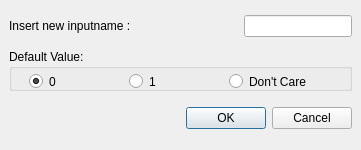
<?xml version="1.0" encoding="UTF-8"?>
<ui version="4.0">
 <class>inputnameselect</class>
 <widget class="QDialog" name="inputnameselect">
  <property name="geometry">
   <rect>
    <x>0</x>
    <y>0</y>
    <width>361</width>
    <height>150</height>
   </rect>
  </property>
  <property name="sizePolicy">
   <sizepolicy hsizetype="Preferred" vsizetype="Preferred">
    <horstretch>0</horstretch>
    <verstretch>0</verstretch>
   </sizepolicy>
  </property>
  <property name="minimumSize">
   <size>
    <width>361</width>
    <height>150</height>
   </size>
  </property>
  <property name="maximumSize">
   <size>
    <width>361</width>
    <height>150</height>
   </size>
  </property>
  <property name="windowTitle">
   <string>Inputname</string>
  </property>
  <property name="sizeGripEnabled">
   <bool>false</bool>
  </property>
  <layout class="QVBoxLayout">
   <property name="spacing">
    <number>6</number>
   </property>
   <property name="leftMargin">
    <number>9</number>
   </property>
   <property name="topMargin">
    <number>9</number>
   </property>
   <property name="rightMargin">
    <number>9</number>
   </property>
   <property name="bottomMargin">
    <number>9</number>
   </property>
   <item>
    <layout class="QHBoxLayout">
     <property name="spacing">
      <number>6</number>
     </property>
     <property name="leftMargin">
      <number>0</number>
     </property>
     <property name="topMargin">
      <number>0</number>
     </property>
     <property name="rightMargin">
      <number>0</number>
     </property>
     <property name="bottomMargin">
      <number>0</number>
     </property>
     <item>
      <widget class="QLabel" name="label">
       <property name="text">
        <string>Insert new inputname :</string>
       </property>
      </widget>
     </item>
     <item>
      <spacer>
       <property name="orientation">
        <enum>Qt::Horizontal</enum>
       </property>
       <property name="sizeHint" stdset="0">
        <size>
         <width>40</width>
         <height>20</height>
        </size>
       </property>
      </spacer>
     </item>
     <item>
      <widget class="QLineEdit" name="lineEditInput">
       <property name="toolTip">
        <string>For busses please input busname[7:0]</string>
       </property>
       <property name="text">
        <string/>
       </property>
      </widget>
     </item>
    </layout>
   </item>
   <item>
    <layout class="QHBoxLayout" name="horizontalLayout_2">
     <item>
      <widget class="QGroupBox" name="groupBox">
       <property name="maximumSize">
        <size>
         <width>16777215</width>
         <height>42</height>
        </size>
       </property>
       <property name="title">
        <string>Default Value:</string>
       </property>
       <property name="checkable">
        <bool>false</bool>
       </property>
       <widget class="QRadioButton" name="in1radioButton">
        <property name="geometry">
         <rect>
          <x>120</x>
          <y>20</y>
          <width>41</width>
          <height>25</height>
         </rect>
        </property>
        <property name="text">
         <string>1</string>
        </property>
       </widget>
       <widget class="QRadioButton" name="in0radioButton">
        <property name="geometry">
         <rect>
          <x>20</x>
          <y>20</y>
          <width>41</width>
          <height>25</height>
         </rect>
        </property>
        <property name="text">
         <string>0</string>
        </property>
        <property name="checked">
         <bool>true</bool>
        </property>
       </widget>
       <widget class="QRadioButton" name="inDontCareradioButton">
        <property name="geometry">
         <rect>
          <x>220</x>
          <y>20</y>
          <width>100</width>
          <height>25</height>
         </rect>
        </property>
        <property name="text">
         <string>Don't Care</string>
        </property>
       </widget>
      </widget>
     </item>
    </layout>
   </item>
   <item>
    <layout class="QHBoxLayout">
     <property name="spacing">
      <number>6</number>
     </property>
     <property name="leftMargin">
      <number>0</number>
     </property>
     <property name="topMargin">
      <number>0</number>
     </property>
     <property name="rightMargin">
      <number>0</number>
     </property>
     <property name="bottomMargin">
      <number>0</number>
     </property>
     <item>
      <spacer>
       <property name="orientation">
        <enum>Qt::Horizontal</enum>
       </property>
       <property name="sizeHint" stdset="0">
        <size>
         <width>131</width>
         <height>31</height>
        </size>
       </property>
      </spacer>
     </item>
     <item>
      <widget class="QPushButton" name="okButton">
       <property name="text">
        <string>OK</string>
       </property>
      </widget>
     </item>
     <item>
      <widget class="QPushButton" name="cancelButton">
       <property name="text">
        <string>Cancel</string>
       </property>
      </widget>
     </item>
    </layout>
   </item>
  </layout>
 </widget>
 <resources/>
 <connections>
  <connection>
   <sender>okButton</sender>
   <signal>clicked()</signal>
   <receiver>inputnameselect</receiver>
   <slot>accept()</slot>
   <hints>
    <hint type="sourcelabel">
     <x>278</x>
     <y>253</y>
    </hint>
    <hint type="destinationlabel">
     <x>96</x>
     <y>254</y>
    </hint>
   </hints>
  </connection>
  <connection>
   <sender>cancelButton</sender>
   <signal>clicked()</signal>
   <receiver>inputnameselect</receiver>
   <slot>reject()</slot>
   <hints>
    <hint type="sourcelabel">
     <x>369</x>
     <y>253</y>
    </hint>
    <hint type="destinationlabel">
     <x>179</x>
     <y>282</y>
    </hint>
   </hints>
  </connection>
 </connections>
</ui>
